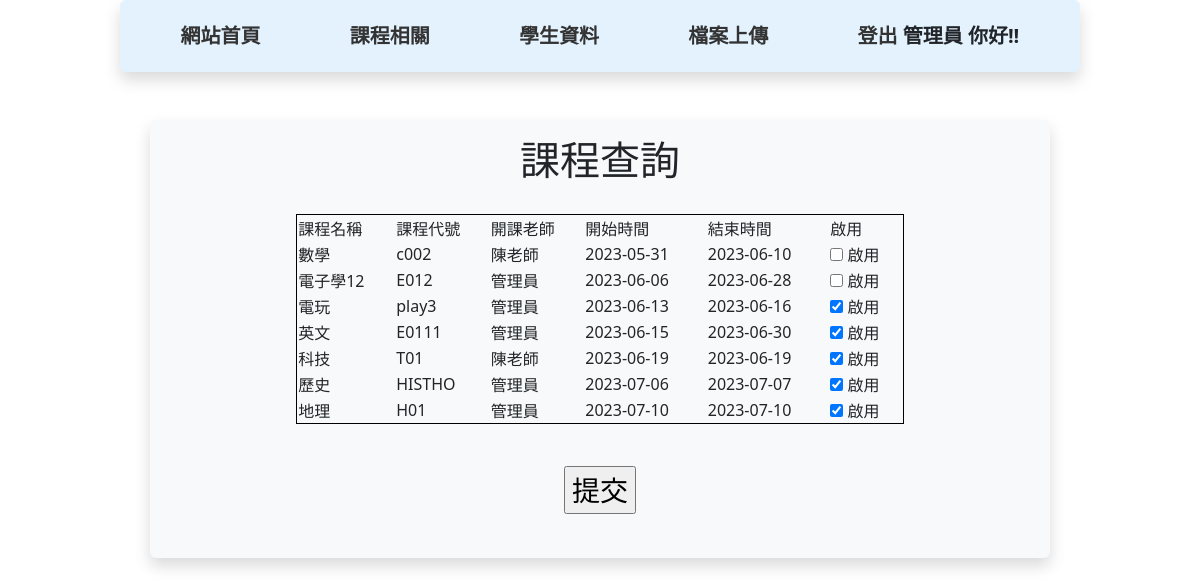
Page /index.php?do=set_class (signed in) on the committed database.
### tables this page shows
CREATE TABLE `subject` (
  `id` int(11) NOT NULL,
  `subject` varchar(32) NOT NULL,
  `subject_no` varchar(32) NOT NULL,
  `create_id` int(11) NOT NULL,
  `start_time` date NOT NULL,
  `end_time` date NOT NULL,
  `close` tinyint(1) NOT NULL
);

CREATE TABLE `student` (
  `id` int(11) NOT NULL,
  `number` int(16) UNSIGNED NOT NULL,
  `name` varchar(32) NOT NULL,
  `email` varchar(32) NOT NULL,
  `acc` varchar(16) NOT NULL,
  `pw` varchar(16) NOT NULL,
  `power` varchar(11) NOT NULL,
  `img` text NOT NULL
);

### Controller/db.php (called while the page is built, shortened)
<?php
class DB
{
    protected $dsn = "mysql:host=localhost;charset=utf8;dbname=s1120208";
    protected $table;
    protected $user = "s1120208";
    protected $pw = "s1120208";
    protected $pdo;
    function __construct($table)
    {
        $this->pdo = new  PDO($this->dsn, $this->user, $this->pw);
        $this->table = $table;
    }
    function all(...$arg)
    {
        $sql = "select * from $this->table";
        return $this->pdo->query($sql)->fetchAll(PDO::FETCH_ASSOC);
    }
    function find($arg)
    {
        $sql = "select * from $this->table";
        if (is_array($arg)) {
            foreach ($arg as $key => $value) {
                $tmp[] = "`$key`='$value'";
            }
            $sql = $sql . " where " . join(" && ", $tmp);
        } else {
            $sql = $sql . " where `id` = '$arg'";
        }
        return $this->pdo->query($sql)->fetch(PDO::FETCH_ASSOC);
    }
}
?>

### view/set_class.php (the view, shortened to what this page needs)
<?php
$rows = $Subject->all();
?>
<div class=" mx-auto w-75 fs-3 text-center boder shadow p-3 mb-5 bg-body-tertiary rounded">
<form action="./api/set_class.php" method="post">
<table class="query_student">
    <h1>課程查詢</h1>
    <tr>
        <td>課程名稱</td>
        <td>課程代號</td>
        <td>開課老師</td>
        <td>開始時間</td>
        <td>結束時間</td>
        <td>啟用</td>
    </tr>
    <?php
    foreach ($rows as $row) {
    ?>
        <tr>
            <td><?= $row['subject'] ?></td>
            <td><?= $row['subject_no'] ?></td>
            <td><?php
                $name = $Student->find(["id"=>"{$row['create_id']}"]);
                echo "$name[name]";
                ?></td>
            <td><?= $row['start_time'] ?></td>
            <td><?= $row['end_time'] ?></td>
            <td>
                    <input type="checkbox"
                    <?=($row['close']==1)?"checked":""?>
                    name="option[]" value="<?= $row['subject'] ?>"> 啟用<br>
            </td>
        </tr>
    <?php
    }
    ?>
</table>
<br>
<input type="submit" value="提交" >
        </form>
</div>

### css/style.css (style rules this page uses)
.query_student, .add_student, .update_student,.del_student,.login { border: 1px solid black; margin:0 auto; margin-top: 30px; width: 70%; }
h1, h2 { text-align: center; }

### header/header_super.php (style rules this page uses)
* { box-sizing: border-box; }

### rows in the picture
subject: subject "數學", subject_no "c002", student.name "陳老師", start_time "2023-05-31", end_time "2023-06-10"
subject: subject "電子學12", subject_no "E012", student.name "管理員", start_time "2023-06-06", end_time "2023-06-28"
subject: subject "電玩", subject_no "play3", student.name "管理員", start_time "2023-06-13", end_time "2023-06-16", close "☑"
subject: subject "英文", subject_no "E0111", student.name "管理員", start_time "2023-06-15", end_time "2023-06-30", close "☑"
subject: subject "科技", subject_no "T01", student.name "陳老師", start_time "2023-06-19", end_time "2023-06-19", close "☑"
subject: subject "歷史", subject_no "HISTHO", student.name "管理員", start_time "2023-07-06", end_time "2023-07-07", close "☑"
subject: subject "地理", subject_no "H01", student.name "管理員", start_time "2023-07-10", end_time "2023-07-10", close "☑"

### other values in the picture
$_SESSION['name'] "管理員"
